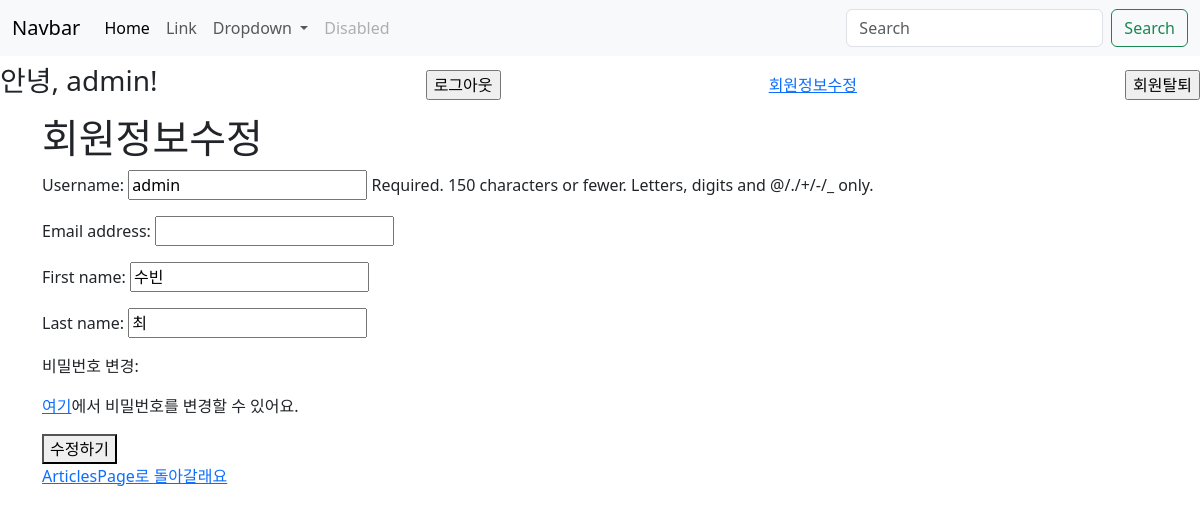
Page /accounts/update/ (signed in) on the committed database.
### accounts/models.py (models this page shows)
class User(AbstractUser):
    groups = models.ManyToManyField(
        "auth.Group",
        related_name="custom_user_set",  # 기본 'user_set' 이름 대신 변경
        blank=True,
        help_text="The groups this user belongs to.",
        verbose_name="groups",
    )
    user_permissions = models.ManyToManyField(
        "auth.Permission",
        related_name="custom_user_permissions_set",  # 기본 'user_permissions' 이름 대신 변경
        blank=True,
        help_text="Specific permissions for this user.",
        verbose_name="user permissions",
    )
    following = models.ManyToManyField(
        "self",
        symmetrical=False,  # 대칭적이지 않은 관계(한쪽만 팔로우 가능)
        related_name="followers",
    )

### accounts/views.py (the view)
# urls.py: path("update/", views.update, name="update"),
@require_http_methods(["GET", "POST"])
def update(request):
    if request.method == "POST":
        form = CustomUserChangeForm(request.POST, instance=request.user)
        if form.is_valid():
            form.save()
            return redirect("accounts:update")
    else:
        form = CustomUserChangeForm(instance=request.user)
    context = {"form": form}
    return render(request, "accounts/update.html", context)

### accounts/forms.py
class CustomUserChangeForm(UserChangeForm):
    class Meta:
        model = get_user_model()
        fields = (
            "username",
            "email",
            "first_name",
            "last_name",
        )
    def __init__(self, *args, **kwargs):
        super().__init__(*args, **kwargs)
        if "password" in self.fields:
            self.fields["password"].help_text = (
                '<a href="{}">여기</a>에서 비밀번호를 변경할 수 있어요.'.format(
                    reverse("accounts:change_password")
                )
            )
            self.fields["password"].widget.attrs["style"] = "display: none;"
            self.fields["password"].label = "비밀번호 변경"

### accounts/templates/accounts/update.html (shortened to what this page needs)
{% extends 'base.html' %}
{%block content %}
    <h1>회원정보수정</h1>
    <form action="{% url 'accounts:update' %}" method="POST">
        {{ form.as_p }}
        <button type="submit">수정하기</button>
    </form>
    <a href="{% url 'articles:articles' %}">ArticlesPage로 돌아갈래요</a>
{% endblock content%}

### templates/base.html (shortened to what this page needs)
{%load static %}
<!DOCTYPE html>
<html lang="en">
<head>
    <link rel="stylesheet" href="{% static 'css/style.css' %}" >
    <link href="https://cdn.jsdelivr.net/npm/bootstrap@5.3.3/dist/css/bootstrap.min.css" rel="stylesheet">
</head>
<body>
    <nav class="navbar navbar-expand-lg bg-body-tertiary">
        <div class="container-fluid">
          <a class="navbar-brand" href="#">Navbar</a>
          <div class="collapse navbar-collapse" id="navbarSupportedContent">
            <ul class="navbar-nav me-auto mb-2 mb-lg-0">
              <li class="nav-item">
                <a class="nav-link active" aria-current="page" href="#">Home</a>
              </li>
              <li class="nav-item">
                <a class="nav-link" href="#">Link</a>
              </li>
              <li class="nav-item dropdown">
                <a class="nav-link dropdown-toggle" href="#" role="button" data-bs-toggle="dropdown" aria-expanded="false">
                  Dropdown
                </a>
              </li>
              <li class="nav-item">
                <a class="nav-link disabled" aria-disabled="true">Disabled</a>
              </li>
            </ul>
            <form class="d-flex" role="search">
              <input class="form-control me-2" type="search" placeholder="Search" aria-label="Search">
              <button class="btn btn-outline-success" type="submit">Search</button>
            </form>
          </div>
        </div>
      </nav>
    <div class="navbar">
        {% if request.user.is_authenticated %}
        <h3>안녕, {{user}}!</h3>
    <form action="{%url 'accounts:logout' %}" method="POST">
        <input type="submit" value="로그아웃">
    </form>
    <a href="{% url 'accounts:update' %}">회원정보수정</a>
    <form action="{%url 'accounts:delete' %}" method="POST">
        <input type="submit" value="회원탈퇴">
    </form>
    {% else %}
    <a href="{% url 'accounts:login'%}">로그인</a>
    <a href="{% url 'accounts:signup' %}">회원가입</a>
    {% endif %}
    </div>
    <div class="container">
        {% block content %}
    {% endblock content %}
</div>
</body>
</html>

### rows in the picture
User: username "admin", first_name "수빈", last_name "최"
